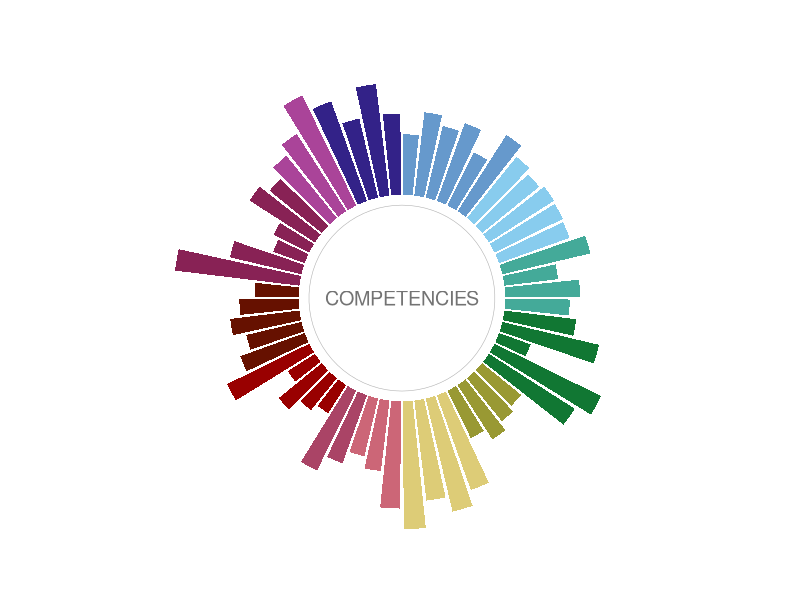
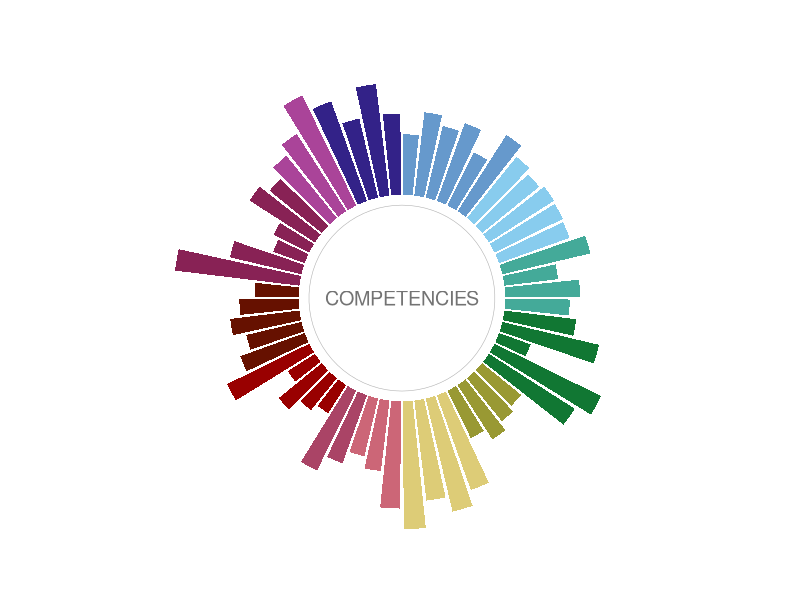
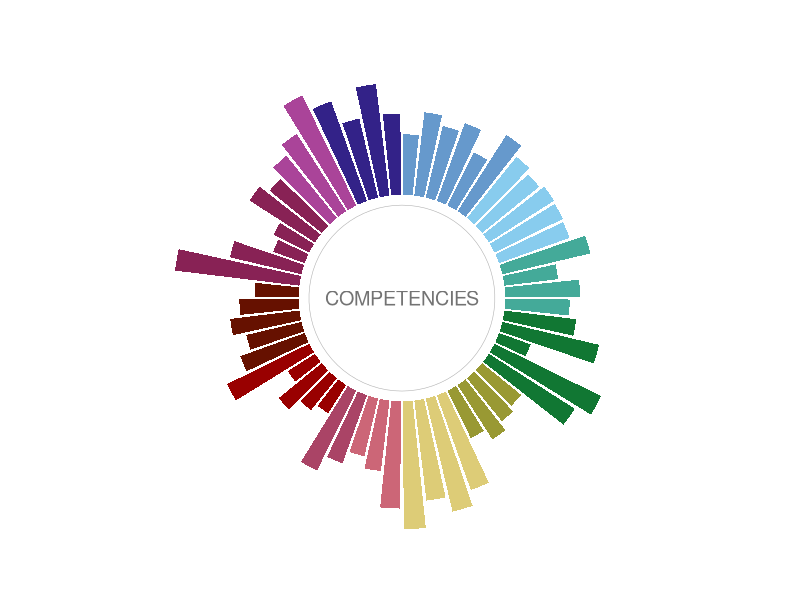

R code for these plots, in order:
# //////////////////////////////////////////////////////////////
# ---- Figure 1. Concept diagram of competency framework ----
# /////////////////////////////////////////////////////////////


## Load libraries ----
library(tidyverse)
library(here)


## Import and wrangle data ----
competency_list <- read_csv(file = here("data", "CompetencyList.csv"))
comp_area <- unique(competency_list$area)

competency_graph <- competency_list %>%
  left_join(tibble(area = comp_area, area.order = 1:13), by = "area") %>%
  mutate(competency.length = str_length(competency))


## Create visual ----
comp_pallete <- c("#6699CC", "#88CCEE", "#44AA99", "#117733", "#999933", "#DDCC77", 
                  "#CC6677", "#AA4466", "#990000", "#661100", "#882255","#AA4499", "#332288")
names(comp_pallete) <- comp_area

ggplot() +
  geom_col(data = competency_graph,
           mapping = aes(x = factor(competency.order), y = competency.length, 
                         fill = reorder(area, area.order)),
           width = 0.85) +
  geom_hline(mapping = aes(yintercept = -8), linewidth = 0.2, color = "grey70") +
  geom_text(mapping = aes(x = 1, y = -80, label = "COMPETENCIES"), 
            color = "grey45", size = 5) +
  scale_y_continuous(limits = c(-80, 100)) +
  scale_fill_manual(values = comp_pallete) +
  coord_polar() +
  theme_minimal() +
  theme(legend.position = "none",
        panel.grid = element_blank(),
        axis.text = element_blank(),
        axis.title = element_blank())


## Export visual ----
ggsave(filename = here("graphs", "Figure1_ConceptDiagram_WhiteBackground.png"),
       width = 6, height = 6, units = "in", dpi = 300, bg = "white")

ggsave(filename = here("graphs", "Figure1_ConceptDiagram_ClearBackground.png"),
       width = 6, height = 6, units = "in", dpi = 300)

